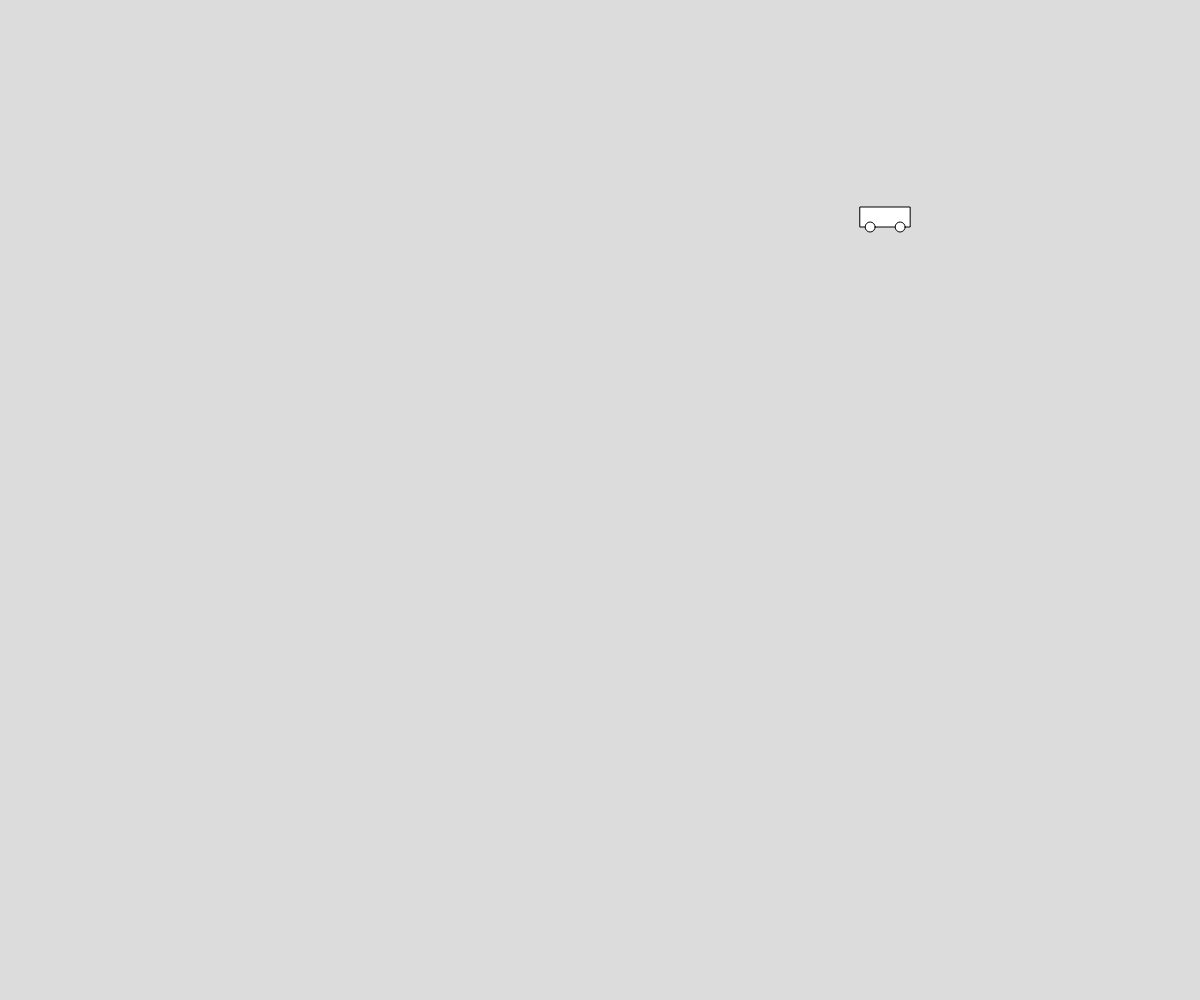
Frame 1 (no input)
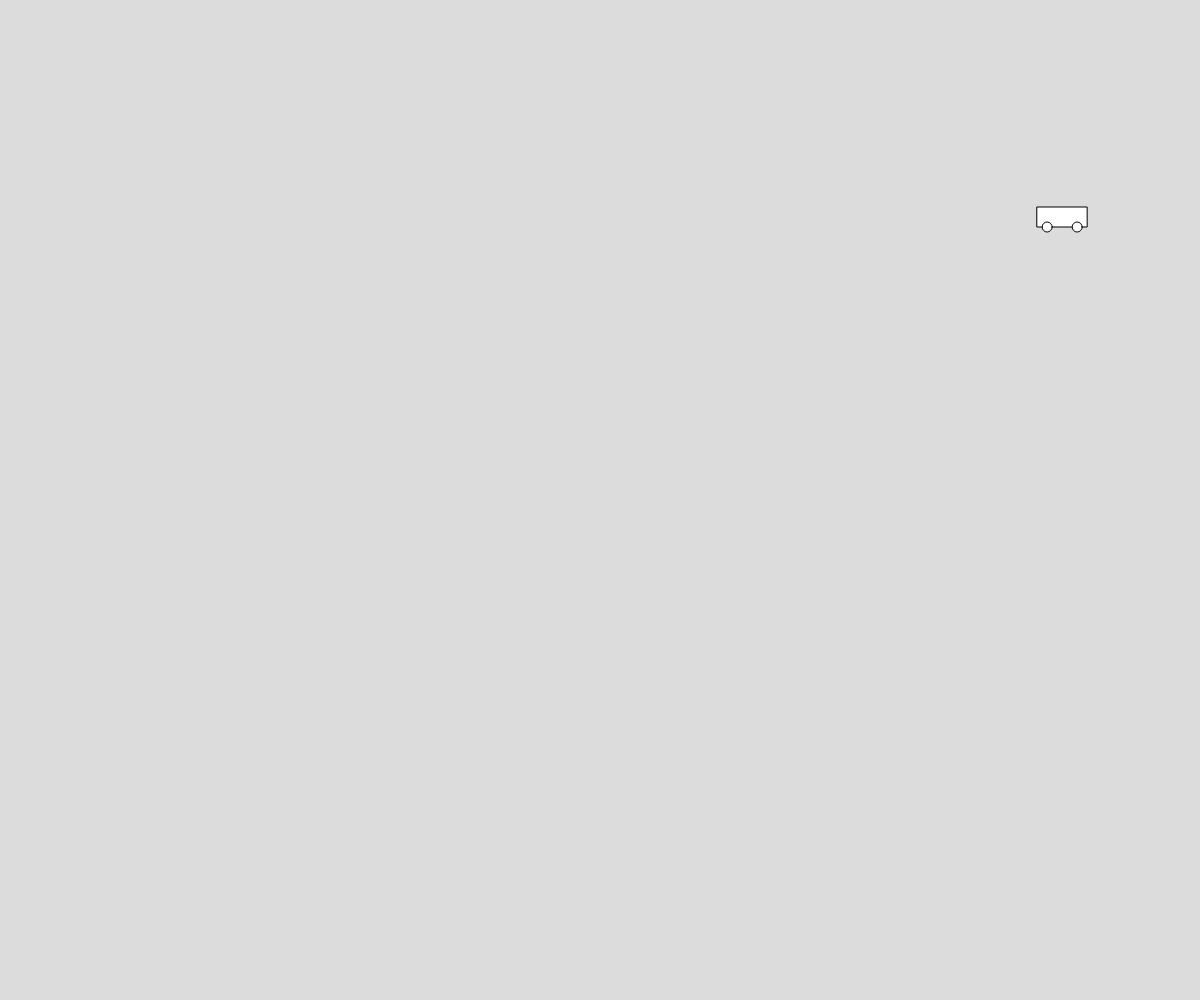
Frame 60 (no input)
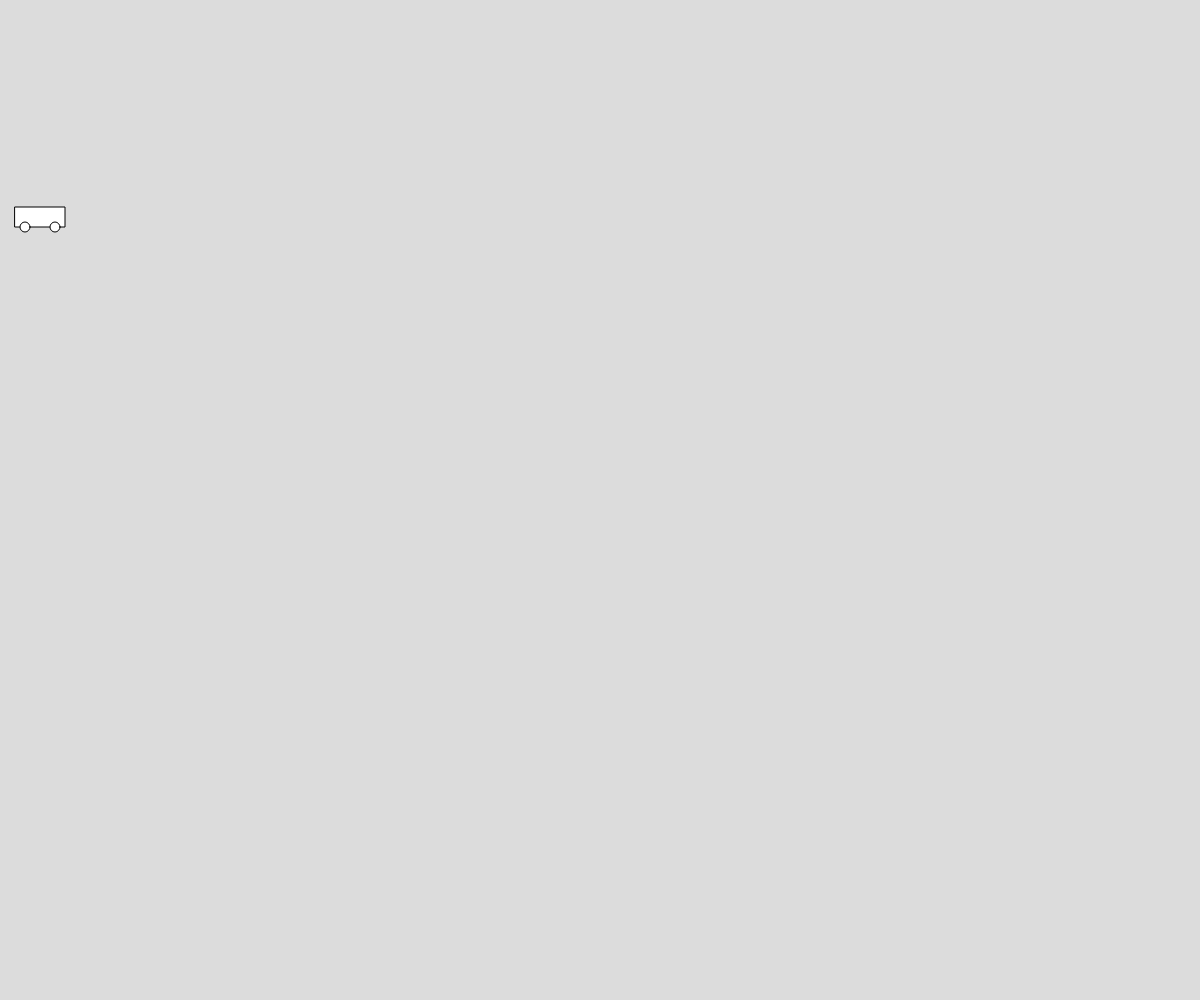
Frame 120 (the mouse pressed at the canvas centre since frame 60)

The p5.js sketch that drew these frames (run headless with seeded random() and noise() and a simulated clock; from frame 60 on, the mouse is pressed at the canvas centre):

// p5.js sketch
// ── sketch.js
let myCar;
let cars = [];
let yourCar;
let noCars = 20;


function setup() {
  createCanvas(innerWidth, innerHeight);
  for (let i=0; i<noCars; i+=1); {
    let tempCar = new Car(random(0, width), random(0, height), 50, 3)
    cars.push(tempCar);
  }

}
function draw() {
  background(220);

  for (let i=0; i<cars.length; i++) {

    cars[i].move();
    cars[i].show();
  }

}

// ── car.js
//car blueprint

class Car {
   constructor(x, y, size, speed) {
      this.x = x;
      this.y = y;
      this.size = size;
      this.speed = speed;
   }

   show() {
      rect(this.x, this.y, this.size, 20);
      ellipse(this.x + 10, this.y + 20, 10);
      ellipse(this.x + this.size - 10, this.y + 20, 10);
}
   move() {
         this.x = this.x+this.speed;
         if(this.x>width) {
            this.x=0;
         }
   }
   
}
